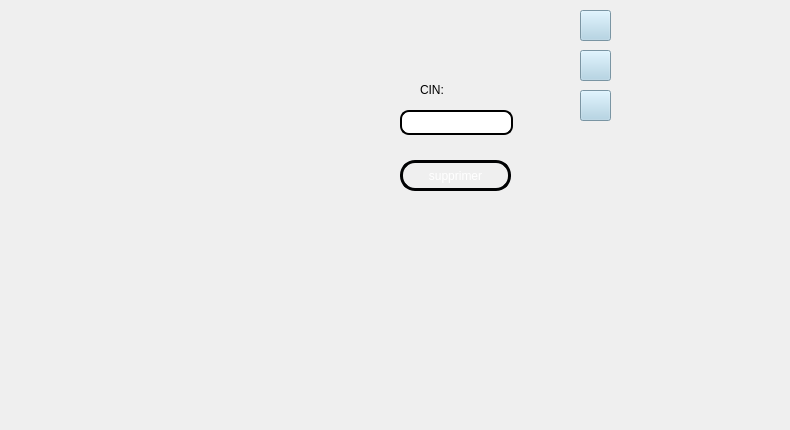
      <widget class="QWidget" name="tab_5">
       <attribute name="title">
        <string>Suppimer un employé</string>
       </attribute>
       <widget class="QLabel" name="label_8">
        <property name="geometry">
         <rect>
          <x>420</x>
          <y>80</y>
          <width>69</width>
          <height>20</height>
         </rect>
        </property>
        <property name="text">
         <string>CIN:</string>
        </property>
       </widget>
       <widget class="QPushButton" name="supprimer">
        <property name="geometry">
         <rect>
          <x>400</x>
          <y>160</y>
          <width>111</width>
          <height>31</height>
         </rect>
        </property>
        <property name="styleSheet">
         <string notr="true">QPushButton {
color: #ffffff;
border: 3px solid #010203;
font: 8pt &quot;MS Reference Sans Serif&quot;;
border-radius: 15px;
padding: 5px;
background: qradialgradient(cx: 0.3, cy: -0.4,
fx: 0.3, fy: -0.4,
radius: 3, stop: 0 #010203, stop: 1 #c4c9c7);
min-width: 80px;
}

QPushButton:hover {
background: qradialgradient(cx: 0.3, cy: -0.4,
fx: 0.3, fy: -0.4,
radius: 3, stop: 0 #010203, stop: 1 #010203);
}

 QPushButton:pressed {
background: qradialgradient(cx: 0.4, cy: -0.1,
fx: 0.4, fy: -0.1,
radius: 3, stop: 0 #c4c9c7, stop: 1 #c4c9c7);
}
</string>
        </property>
        <property name="text">
         <string>supprimer</string>
        </property>
        <property name="icon">
         <iconset theme="poubelle">
          <normaloff>.</normaloff>.</iconset>
        </property>
       </widget>
       <widget class="QLineEdit" name="lineEdit_sup">
        <property name="geometry">
         <rect>
          <x>400</x>
          <y>110</y>
          <width>113</width>
          <height>25</height>
         </rect>
        </property>
        <property name="styleSheet">
         <string notr="true">QLineEdit
{
border-radius:9px;
border: 2px solid #000000;
background: qradialgradient(cx: 0.3, cy: -0.4,
fx: 0.0, fy: -0.0,
radius: 1.89, stop: 0 #ffffff, stop: 1 #999);
}</string>
        </property>
       </widget>
       <widget class="QLabel" name="background_3">
        <property name="geometry">
         <rect>
          <x>0</x>
          <y>0</y>
          <width>781</width>
          <height>421</height>
         </rect>
        </property>
        <property name="text">
         <string/>
        </property>
        <property name="pixmap">
         <pixmap>../ground.jpg</pixmap>
        </property>
       </widget>
       <widget class="QPushButton" name="pushButton_3">
        <property name="geometry">
         <rect>
          <x>580</x>
          <y>90</y>
          <width>31</width>
          <height>31</height>
         </rect>
        </property>
        <property name="styleSheet">
         <string notr="true">alternate-background-color: rgb(165, 206, 223);
border-color: rgb(157, 195, 212);
selection-background-color: rgb(160, 202, 220);
background-color: rgb(171, 209, 228);</string>
        </property>
        <property name="text">
         <string/>
        </property>
        <property name="icon">
         <iconset>
          <normaloff>../facebook.png</normaloff>../facebook.png</iconset>
        </property>
       </widget>
       <widget class="QPushButton" name="pushButton_4">
        <property name="geometry">
         <rect>
          <x>580</x>
          <y>50</y>
          <width>31</width>
          <height>31</height>
         </rect>
        </property>
        <property name="styleSheet">
         <string notr="true">alternate-background-color: rgb(165, 206, 223);
border-color: rgb(157, 195, 212);
selection-background-color: rgb(160, 202, 220);
background-color: rgb(171, 209, 228);</string>
        </property>
        <property name="text">
         <string/>
        </property>
        <property name="icon">
         <iconset>
          <normaloff>../mail.png</normaloff>../mail.png</iconset>
        </property>
       </widget>
       <widget class="QPushButton" name="pushButton_5">
        <property name="geometry">
         <rect>
          <x>580</x>
          <y>10</y>
          <width>31</width>
          <height>31</height>
         </rect>
        </property>
        <property name="styleSheet">
         <string notr="true">alternate-background-color: rgb(165, 206, 223);
border-color: rgb(157, 195, 212);
selection-background-color: rgb(160, 202, 220);
background-color: rgb(171, 209, 228);</string>
        </property>
        <property name="text">
         <string/>
        </property>
        <property name="icon">
         <iconset>
          <normaloff>../google.png</normaloff>../google.png</iconset>
        </property>
       </widget>
       <zorder>background_3</zorder>
       <zorder>label_8</zorder>
       <zorder>supprimer</zorder>
       <zorder>lineEdit_sup</zorder>
       <zorder>pushButton_3</zorder>
       <zorder>pushButton_4</zorder>
       <zorder>pushButton_5</zorder>
      </widget>
